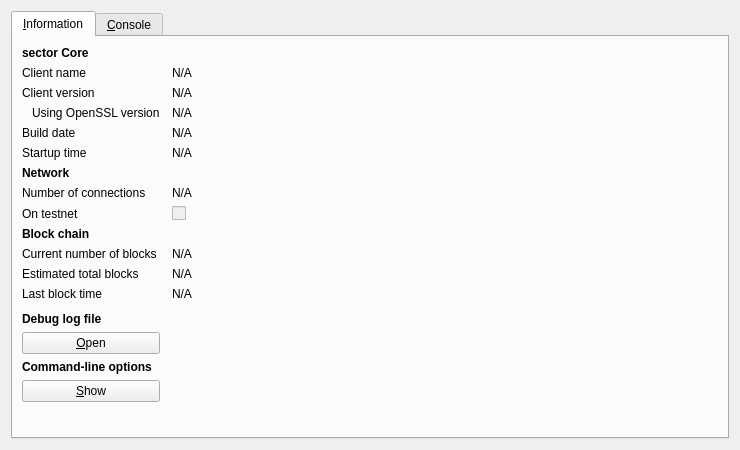
<?xml version="1.0" encoding="UTF-8"?>
<ui version="4.0">
 <class>RPCConsole</class>
 <widget class="QDialog" name="RPCConsole">
  <property name="geometry">
   <rect>
    <x>0</x>
    <y>0</y>
    <width>740</width>
    <height>450</height>
   </rect>
  </property>
  <property name="windowTitle">
   <string>sector - Debug window</string>
  </property>
  <layout class="QVBoxLayout" name="verticalLayout_2">
   <item>
    <widget class="QTabWidget" name="tabWidget">
     <property name="currentIndex">
      <number>0</number>
     </property>
     <widget class="QWidget" name="tab_info">
      <attribute name="title">
       <string>&amp;Information</string>
      </attribute>
      <layout class="QGridLayout" name="gridLayout" columnstretch="0,1">
       <property name="horizontalSpacing">
        <number>12</number>
       </property>
       <item row="0" column="0">
        <widget class="QLabel" name="label_9">
         <property name="font">
          <font>
           <weight>75</weight>
           <bold>true</bold>
          </font>
         </property>
         <property name="text">
          <string>sector Core</string>
         </property>
        </widget>
       </item>
       <item row="1" column="0">
        <widget class="QLabel" name="label_5">
         <property name="text">
          <string>Client name</string>
         </property>
        </widget>
       </item>
       <item row="1" column="1">
        <widget class="QLabel" name="clientName">
         <property name="cursor">
          <cursorShape>IBeamCursor</cursorShape>
         </property>
         <property name="text">
          <string>N/A</string>
         </property>
         <property name="textFormat">
          <enum>Qt::PlainText</enum>
         </property>
         <property name="textInteractionFlags">
          <set>Qt::LinksAccessibleByMouse|Qt::TextSelectableByKeyboard|Qt::TextSelectableByMouse</set>
         </property>
        </widget>
       </item>
       <item row="2" column="0">
        <widget class="QLabel" name="label_6">
         <property name="text">
          <string>Client version</string>
         </property>
        </widget>
       </item>
       <item row="2" column="1">
        <widget class="QLabel" name="clientVersion">
         <property name="cursor">
          <cursorShape>IBeamCursor</cursorShape>
         </property>
         <property name="text">
          <string>N/A</string>
         </property>
         <property name="textFormat">
          <enum>Qt::PlainText</enum>
         </property>
         <property name="textInteractionFlags">
          <set>Qt::LinksAccessibleByMouse|Qt::TextSelectableByKeyboard|Qt::TextSelectableByMouse</set>
         </property>
        </widget>
       </item>
       <item row="3" column="0">
        <widget class="QLabel" name="label_14">
         <property name="text">
          <string>Using OpenSSL version</string>
         </property>
         <property name="indent">
          <number>10</number>
         </property>
        </widget>
       </item>
       <item row="3" column="1">
        <widget class="QLabel" name="openSSLVersion">
         <property name="cursor">
          <cursorShape>IBeamCursor</cursorShape>
         </property>
         <property name="text">
          <string>N/A</string>
         </property>
         <property name="textFormat">
          <enum>Qt::PlainText</enum>
         </property>
         <property name="textInteractionFlags">
          <set>Qt::LinksAccessibleByMouse|Qt::TextSelectableByKeyboard|Qt::TextSelectableByMouse</set>
         </property>
        </widget>
       </item>
       <item row="4" column="0">
        <widget class="QLabel" name="label_12">
         <property name="text">
          <string>Build date</string>
         </property>
        </widget>
       </item>
       <item row="4" column="1">
        <widget class="QLabel" name="buildDate">
         <property name="cursor">
          <cursorShape>IBeamCursor</cursorShape>
         </property>
         <property name="text">
          <string>N/A</string>
         </property>
         <property name="textFormat">
          <enum>Qt::PlainText</enum>
         </property>
         <property name="textInteractionFlags">
          <set>Qt::LinksAccessibleByMouse|Qt::TextSelectableByKeyboard|Qt::TextSelectableByMouse</set>
         </property>
        </widget>
       </item>
       <item row="5" column="0">
        <widget class="QLabel" name="label_13">
         <property name="text">
          <string>Startup time</string>
         </property>
        </widget>
       </item>
       <item row="5" column="1">
        <widget class="QLabel" name="startupTime">
         <property name="cursor">
          <cursorShape>IBeamCursor</cursorShape>
         </property>
         <property name="text">
          <string>N/A</string>
         </property>
         <property name="textFormat">
          <enum>Qt::PlainText</enum>
         </property>
         <property name="textInteractionFlags">
          <set>Qt::LinksAccessibleByMouse|Qt::TextSelectableByKeyboard|Qt::TextSelectableByMouse</set>
         </property>
        </widget>
       </item>
       <item row="6" column="0">
        <widget class="QLabel" name="label_11">
         <property name="font">
          <font>
           <weight>75</weight>
           <bold>true</bold>
          </font>
         </property>
         <property name="text">
          <string>Network</string>
         </property>
        </widget>
       </item>
       <item row="7" column="0">
        <widget class="QLabel" name="label_7">
         <property name="text">
          <string>Number of connections</string>
         </property>
        </widget>
       </item>
       <item row="7" column="1">
        <widget class="QLabel" name="numberOfConnections">
         <property name="cursor">
          <cursorShape>IBeamCursor</cursorShape>
         </property>
         <property name="text">
          <string>N/A</string>
         </property>
         <property name="textFormat">
          <enum>Qt::PlainText</enum>
         </property>
         <property name="textInteractionFlags">
          <set>Qt::LinksAccessibleByMouse|Qt::TextSelectableByKeyboard|Qt::TextSelectableByMouse</set>
         </property>
        </widget>
       </item>
       <item row="8" column="0">
        <widget class="QLabel" name="label_8">
         <property name="text">
          <string>On testnet</string>
         </property>
        </widget>
       </item>
       <item row="8" column="1">
        <widget class="QCheckBox" name="isTestNet">
         <property name="enabled">
          <bool>false</bool>
         </property>
         <property name="text">
          <string/>
         </property>
        </widget>
       </item>
       <item row="9" column="0">
        <widget class="QLabel" name="label_10">
         <property name="font">
          <font>
           <weight>75</weight>
           <bold>true</bold>
          </font>
         </property>
         <property name="text">
          <string>Block chain</string>
         </property>
        </widget>
       </item>
       <item row="10" column="0">
        <widget class="QLabel" name="label_3">
         <property name="text">
          <string>Current number of blocks</string>
         </property>
        </widget>
       </item>
       <item row="10" column="1">
        <widget class="QLabel" name="numberOfBlocks">
         <property name="cursor">
          <cursorShape>IBeamCursor</cursorShape>
         </property>
         <property name="text">
          <string>N/A</string>
         </property>
         <property name="textFormat">
          <enum>Qt::PlainText</enum>
         </property>
         <property name="textInteractionFlags">
          <set>Qt::LinksAccessibleByMouse|Qt::TextSelectableByKeyboard|Qt::TextSelectableByMouse</set>
         </property>
        </widget>
       </item>
       <item row="11" column="0">
        <widget class="QLabel" name="label_4">
         <property name="text">
          <string>Estimated total blocks</string>
         </property>
        </widget>
       </item>
       <item row="11" column="1">
        <widget class="QLabel" name="totalBlocks">
         <property name="cursor">
          <cursorShape>IBeamCursor</cursorShape>
         </property>
         <property name="text">
          <string>N/A</string>
         </property>
         <property name="textFormat">
          <enum>Qt::PlainText</enum>
         </property>
         <property name="textInteractionFlags">
          <set>Qt::LinksAccessibleByMouse|Qt::TextSelectableByKeyboard|Qt::TextSelectableByMouse</set>
         </property>
        </widget>
       </item>
       <item row="12" column="0">
        <widget class="QLabel" name="label_2">
         <property name="text">
          <string>Last block time</string>
         </property>
        </widget>
       </item>
       <item row="12" column="1">
        <widget class="QLabel" name="lastBlockTime">
         <property name="cursor">
          <cursorShape>IBeamCursor</cursorShape>
         </property>
         <property name="text">
          <string>N/A</string>
         </property>
         <property name="textFormat">
          <enum>Qt::PlainText</enum>
         </property>
         <property name="textInteractionFlags">
          <set>Qt::LinksAccessibleByMouse|Qt::TextSelectableByKeyboard|Qt::TextSelectableByMouse</set>
         </property>
        </widget>
       </item>
       <item row="13" column="0">
        <spacer name="verticalSpacer_2">
         <property name="orientation">
          <enum>Qt::Vertical</enum>
         </property>
         <property name="sizeHint" stdset="0">
          <size>
           <width>20</width>
           <height>20</height>
          </size>
         </property>
        </spacer>
       </item>
       <item row="14" column="0">
        <widget class="QLabel" name="labelDebugLogfile">
         <property name="font">
          <font>
           <weight>75</weight>
           <bold>true</bold>
          </font>
         </property>
         <property name="text">
          <string>Debug log file</string>
         </property>
        </widget>
       </item>
       <item row="15" column="0">
        <widget class="QPushButton" name="openDebugLogfileButton">
         <property name="toolTip">
          <string>Open the sector debug log file from the current data directory. This can take a few seconds for large log files.</string>
         </property>
         <property name="text">
          <string>&amp;Open</string>
         </property>
         <property name="autoDefault">
          <bool>false</bool>
         </property>
        </widget>
       </item>
       <item row="16" column="0">
        <widget class="QLabel" name="labelCLOptions">
         <property name="font">
          <font>
           <weight>75</weight>
           <bold>true</bold>
          </font>
         </property>
         <property name="text">
          <string>Command-line options</string>
         </property>
        </widget>
       </item>
       <item row="17" column="0">
        <widget class="QPushButton" name="showCLOptionsButton">
         <property name="toolTip">
          <string>Show the sector-Qt help message to get a list with possible sector command-line options.</string>
         </property>
         <property name="text">
          <string>&amp;Show</string>
         </property>
         <property name="autoDefault">
          <bool>false</bool>
         </property>
        </widget>
       </item>
       <item row="18" column="0">
        <spacer name="verticalSpacer">
         <property name="orientation">
          <enum>Qt::Vertical</enum>
         </property>
         <property name="sizeHint" stdset="0">
          <size>
           <width>20</width>
           <height>40</height>
          </size>
         </property>
        </spacer>
       </item>
      </layout>
     </widget>
     <widget class="QWidget" name="tab_console">
      <attribute name="title">
       <string>&amp;Console</string>
      </attribute>
      <layout class="QVBoxLayout" name="verticalLayout_3">
       <property name="spacing">
        <number>3</number>
       </property>
       <item>
        <widget class="QTextEdit" name="messagesWidget">
         <property name="minimumSize">
          <size>
           <width>0</width>
           <height>100</height>
          </size>
         </property>
         <property name="readOnly">
          <bool>true</bool>
         </property>
         <property name="tabKeyNavigation" stdset="0">
          <bool>false</bool>
         </property>
         <property name="columnCount" stdset="0">
          <number>2</number>
         </property>
        </widget>
       </item>
       <item>
        <layout class="QHBoxLayout" name="horizontalLayout">
         <property name="spacing">
          <number>3</number>
         </property>
         <item>
          <widget class="QLabel" name="label">
           <property name="text">
            <string notr="true">&gt;</string>
           </property>
          </widget>
         </item>
         <item>
          <widget class="QLineEdit" name="lineEdit"/>
         </item>
         <item>
          <widget class="QPushButton" name="clearButton">
           <property name="maximumSize">
            <size>
             <width>24</width>
             <height>24</height>
            </size>
           </property>
           <property name="toolTip">
            <string>Clear console</string>
           </property>
           <property name="text">
            <string/>
           </property>
           <property name="icon">
            <iconset resource="../bitcoin.qrc">
             <normaloff>:/icons/remove</normaloff>:/icons/remove</iconset>
           </property>
           <property name="shortcut">
            <string notr="true">Ctrl+L</string>
           </property>
           <property name="autoDefault">
            <bool>false</bool>
           </property>
          </widget>
         </item>
        </layout>
       </item>
      </layout>
     </widget>
    </widget>
   </item>
  </layout>
 </widget>
 <resources>
  <include location="../bitcoin.qrc"/>
 </resources>
 <connections/>
</ui>
